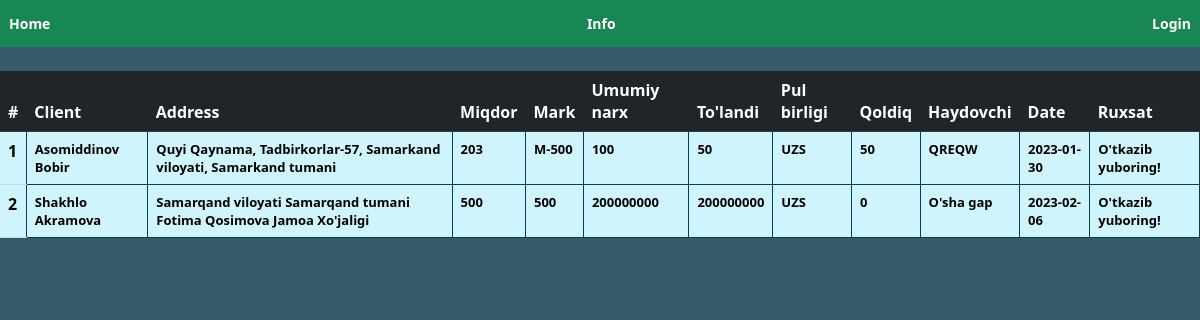
Screenshot of /info with the database file from the repository.
### forms.py (models this page shows, shortened)
class Reg(db.Model):
    id = db.Column(db.Integer, primary_key=True)
    client = db.Column(db.String(1000))
    address = db.Column(db.String(1000))
    quantity = db.Column(db.Integer)
    mark = db.Column(db.String(1000))
    price = db.Column(db.Integer)
    paid = db.Column(db.Integer)
    currency = db.Column(db.String())
    driver = db.Column(db.String(1000))
    date = db.Column(db.String())
    approve = db.Column(db.String())

### routes.py (the view)
@app.route("/info", methods=["GET", "POST"])
def info():
    form = Mine()
    if form.validate_on_submit:
        reg = Reg.query.filter_by(id=Reg.id).all()
        return render_template("act_list.html", form=form, reg=reg, user=current_user)

### templates/act_list.html (shortened to what this page needs)
{% extends 'layout.html' %}
{% block content %} <br>
<div class="d-flex align-content-start flex-wrap">
    <table class="table table-info">
        <thead class="thead-dark">
            <tr class="table-dark">
                <th scope="col">#</th>
                <th scope="col">Client</th>
                <th scope="col">Address</th>
                <th scope="col">Miqdor</th>
                <th scope="col">Mark</th>
                <th scope="col">Umumiy narx</th>
                <th scope="col">To'landi</th>
                <th scope="col">Pul birligi</th>
                <th scope="col">Qoldiq</th>
                <th scope="col">Haydovchi</th>
                <th scope="col">Date</th>
                <th scope="col">Ruxsat</th>
            </tr>
        </thead>
        {% for i in reg %}
        <tbody>
            <tr>
                <th scope="row">{{ i.id }}</th>
                <td>{{ i.client }}</td>
                <td>{{ i.address }}</td>
                <td>{{ i.quantity }}</td>
                <td>{{ i.mark }}</td>
                <td>{{ i.price }}</td>
                <td>{{ i.paid }}</td>
                <td>{{ i.currency }}</td>
                <td>{{ i.price - i.paid }}</td>
                <td>{{ i.driver }}</td>
                <td>{{ i.date }}</td>
                <td>{{ i.approve }}</td>
            </tr>
        </tbody>
        {% endfor %}
    </table>
</div>
{% endblock %}

### templates/layout.html (shortened to what this page needs)
<head>
    <link href="https://cdn.jsdelivr.net/npm/bootstrap@5.3.0-alpha1/dist/css/bootstrap.min.css" rel="stylesheet"
>
</head>
<body>
    {% if user.is_authenticated %}
    <nav class="navbar bg-success" class="container-fluid justify-content-center">
        <a href="/index">
            <button class="btn btn-sm btn-success" type="button"><b>Home</b></button>
        </a>
        <a href="/generator">
            <button class="btn btn-sm btn-success" type="button"><b>QRGenerator</b></button>
        </a>
        <a href="/action">
            <button class="btn btn-sm btn-success" type="button"><b>Action</b></button>
        </a>
        <a href="/sign_up">
            <button class="btn btn-sm btn-success" type="button"><b>Sign Up</b></button>
        </a>
        <a href="/logout">
            <button class="btn btn-sm btn-success" type="button"><b>Logout</b></button>
        </a>
    </nav>
    <p><b>{{ user.id }} | {{ user.fullname }} | {{ user.email }}</b></p>
    <style>
        p {
            text-align: center;
        }
    </style>
    {% else %}
    <nav class="navbar bg-success" class="container-fluid justify-content-center">
        <a href="/index">
            <button class="btn btn-sm btn-success" type="button"><b>Home</b></button>
        </a>
        <a href="/info">
            <button class="btn btn-sm btn-success" type="button"><b>Info</b></button>
        </a>
        <a href="/login">
            <button class="btn btn-sm btn-success" type="button"><b>Login</b></button>
        </a>
    </nav>
    {% endif %}
</body>
{% block content %}
{% endblock %}

### templates/layout.html (style rules this page uses)
body { background-color: rgb(54, 89, 107); }

### templates/act_list.html (style rules this page uses)
td { border: 1px solid rgb(3, 67, 69); }
td { font-size: small; font-weight: bold; }

### rows the page displays
Reg: id "1", client "Asomiddinov Bobir", address "Quyi Qaynama, Tadbirkorlar-57, Samarkand viloyati, Samarkand tumani", quantity "203", mark "M-500", price "100", paid "50", currency "UZS", i.price-i.paid "50", driver "QREQW", date "2023-01-30", approve "O'tkazib yuboring!"
Reg: id "2", client "Shakhlo Akramova", address "Samarqand viloyati Samarqand tumani Fotima Qosimova Jamoa Xo'jaligi", quantity "500", mark "500", price "200000000", paid "200000000", currency "UZS", i.price-i.paid "0", driver "O'sha gap", date "2023-02-06", approve "O'tkazib yuboring!"
